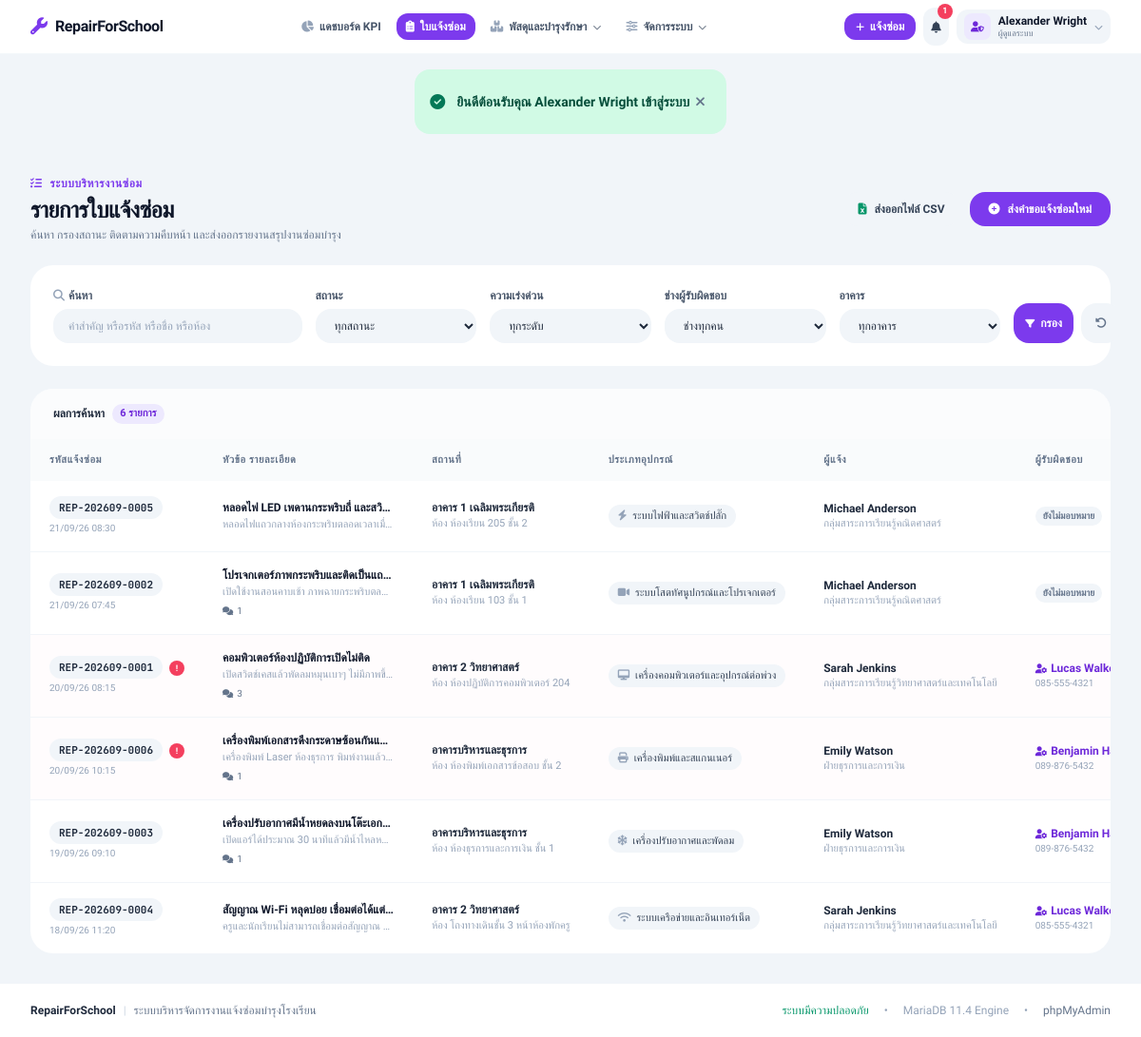
/index.php?page=tickets (signed in), run on the app's committed database.
### tables this page shows
CREATE TABLE `users` (
  `id`            INT UNSIGNED NOT NULL AUTO_INCREMENT,
  `username`      VARCHAR(50)  NOT NULL UNIQUE,
  `email`         VARCHAR(100) NOT NULL UNIQUE,
  `password_hash` VARCHAR(255) NOT NULL,
  `full_name`     VARCHAR(100) NOT NULL,
  `role`          ENUM('admin', 'teacher', 'technician') NOT NULL DEFAULT 'teacher',
  `department`    VARCHAR(100) DEFAULT NULL COMMENT 'กลุ่มสาระฯ / ฝ่ายงาน',
  `phone`         VARCHAR(20)  DEFAULT NULL,
  `is_active`     TINYINT(1)   NOT NULL DEFAULT 1,
  `created_at`    TIMESTAMP    NOT NULL DEFAULT CURRENT_TIMESTAMP,
  `updated_at`    TIMESTAMP    NOT NULL DEFAULT CURRENT_TIMESTAMP ON UPDATE CURRENT_TIMESTAMP,
  PRIMARY KEY (`id`),
  INDEX `idx_role` (`role`),
  INDEX `idx_is_active` (`is_active`)
);

CREATE TABLE `repair_tickets` (
  `id`                  INT UNSIGNED NOT NULL AUTO_INCREMENT,
  `ticket_no`           VARCHAR(30)  NOT NULL UNIQUE,
  `member_id`           INT UNSIGNED NOT NULL COMMENT 'ครู/บุคลากรผู้แจ้ง',
  `technician_id`       INT UNSIGNED DEFAULT NULL COMMENT 'ช่างผู้รับผิดชอบ (Admin กำหนด)',
  `equipment_type_id`   INT UNSIGNED NOT NULL COMMENT 'ประเภทอุปกรณ์/ปัญหา',
  `asset_id`            INT UNSIGNED DEFAULT NULL COMMENT 'ครุภัณฑ์ที่เชื่อมโยง (System A)',
  `title`               VARCHAR(150) NOT NULL COMMENT 'หัวข้อปัญหา',
  `description`         TEXT         NOT NULL COMMENT 'รายละเอียดปัญหา',
  `building`            VARCHAR(100) NOT NULL COMMENT 'อาคาร',
  `room`                VARCHAR(80)  NOT NULL COMMENT 'ห้อง/จุดติดตั้ง',
  `status`              ENUM('pending', 'in_process', 'completed') NOT NULL DEFAULT 'pending',
  `priority`            ENUM('low', 'normal', 'high', 'urgent')    NOT NULL DEFAULT 'normal',
  `due_date`            DATE         DEFAULT NULL COMMENT 'กำหนดวันเสร็จ (Admin ระบุ)',
  `technician_note`     TEXT         DEFAULT NULL COMMENT 'บันทึกผลการแก้ไขของช่าง',
  `repair_cost`         DECIMAL(10,2) NOT NULL DEFAULT 0.00 COMMENT 'ค่าใช้จ่ายในการซ่อม (บาท)',
  `cost_description`    TEXT         DEFAULT NULL COMMENT 'รายละเอียดค่าใช้จ่าย/รายการอะไหล่',
  `rating`              TINYINT UNSIGNED DEFAULT NULL COMMENT 'คะแนนความพึงพอใจ 1-5 (System B)',
  `rating_comment`      TEXT         DEFAULT NULL,
  `accepted_at`         DATETIME     DEFAULT NULL,
  `accepted_by_user_id` INT UNSIGNED DEFAULT NULL,
  `rework_count`        INT UNSIGNED NOT NULL DEFAULT 0,
  `assigned_at`         DATETIME     DEFAULT NULL,
  `completed_at`        DATETIME     DEFAULT NULL,
  `created_at`          TIMESTAMP    NOT NULL DEFAULT CURRENT_TIMESTAMP,
  `updated_at`          TIMESTAMP    NOT NULL DEFAULT CURRENT_TIMESTAMP ON UPDATE CURRENT_TIMESTAMP,
  PRIMARY KEY (`id`),
  KEY `fk_ticket_member`     (`member_id`),
  KEY `fk_ticket_technician` (`technician_id`),
  KEY `fk_ticket_equip`      (`equipment_type_id`),
  KEY `fk_ticket_asset`      (`asset_id`),
  KEY `fk_ticket_acceptor`   (`accepted_by_user_id`),
  KEY `idx_status`           (`status`),
  KEY `idx_priority`         (`priority`),
  KEY `idx_due_date`         (`due_date`),
  CONSTRAINT `fk_ticket_member`     FOREIGN KEY (`member_id`)           REFERENCES `users` (`id`) ON DELETE RESTRICT,
  CONSTRAINT `fk_ticket_technician` FOREIGN KEY (`technician_id`)       REFERENCES `users` (`id`) ON DELETE SET NULL,
  CONSTRAINT `fk_ticket_equip`      FOREIGN KEY (`equipment_type_id`)   REFERENCES `equipment_types` (`id`) ON DELETE RESTRICT,
  CONSTRAINT `fk_ticket_asset`      FOREIGN KEY (`asset_id`)            REFERENCES `assets` (`id`) ON DELETE SET NULL,
  CONSTRAINT `fk_ticket_acceptor`   FOREIGN KEY (`accepted_by_user_id`) REFERENCES `users` (`id`) ON DELETE SET NULL
);

CREATE TABLE `equipment_types` (
  `id`          INT UNSIGNED NOT NULL AUTO_INCREMENT,
  `name`        VARCHAR(100) NOT NULL UNIQUE,
  `icon`        VARCHAR(50)  NOT NULL DEFAULT 'fa-solid fa-wrench',
  `description` VARCHAR(255) DEFAULT NULL,
  `created_at`  TIMESTAMP    NOT NULL DEFAULT CURRENT_TIMESTAMP,
  PRIMARY KEY (`id`)
);

### pages/tickets/index.php (the view, shortened to what the rows shown need)
<?php
require_once __DIR__ . '/../layout/header.php';
?>
<div class="max-w-7xl mx-auto px-4 sm:px-6 lg:px-8 py-8 space-y-6">
  <div class="flex flex-col md:flex-row md:items-center md:justify-between gap-4">
    <div>
      <h1 class="text-2xl font-black text-slate-900 tracking-tight font-display">รายการใบแจ้งซ่อม</h1>
    </div>
  </div>
  <div class="bg-white rounded-3xl overflow-hidden">
    <div class="hidden sm:block overflow-x-auto">
      <table class="w-full text-left text-xs">
        <thead class="bg-slate-50/80 text-slate-500 font-bold uppercase tracking-wider text-[11px]">
          <tr>
            <th class="px-5 py-3.5">รหัสแจ้งซ่อม</th>
            <th class="px-5 py-3.5">หัวข้อ รายละเอียด</th>
            <th class="px-5 py-3.5">สถานที่</th>
            <th class="px-5 py-3.5">ประเภทอุปกรณ์</th>
            <th class="px-5 py-3.5">ผู้แจ้ง</th>
            <th class="px-5 py-3.5">ผู้รับผิดชอบ</th>
          </tr>
        </thead>
        <tbody class="divide-y divide-slate-100 text-slate-700">
          <?php if (empty($tickets)): ?>
            <tr>
              <td colspan="10" class="px-6 py-12 text-center text-slate-400">
                <i class="fa-regular fa-folder-open text-3xl mb-2 text-slate-300" aria-hidden="true"></i>
                <p class="font-bold">ไม่พบข้อมูลใบแจ้งซ่อมตามเงื่อนไขที่ระบุ</p>
                <a href="index.php?page=tickets" class="inline-block mt-2 text-violet-600 hover:underline text-xs font-bold">ล้างตัวกรองทั้งหมด</a>
              </td>
            </tr>
          <?php else: ?>
            <?php foreach ($tickets as $t): ?>
              <?php
                $isOverdue = (!empty($t['due_date']) && $t['status'] !== 'completed' && $t['due_date'] < date('Y-m-d'));
              ?>
              <tr class="hover:bg-slate-50/70 transition-colors <?= $isOverdue ? 'bg-rose-50/20' : '' ?>">
                <td class="px-5 py-4 whitespace-nowrap">
                  <span class="inline-flex items-center px-2.5 py-1 rounded-xl bg-slate-100 text-slate-800 font-mono text-[11px] font-bold tabular-nums">
                    <?= htmlspecialchars($t['ticket_no']) ?>
                  </span>
                  <?php if ($isOverdue): ?>
                    <span class="inline-flex items-center justify-center w-4 h-4 rounded-full bg-rose-500 text-white text-[9px] ml-1 font-bold" title="เกินกำหนด">!</span>
                  <?php endif; ?>
                  <div class="text-slate-400 text-[10px] mt-0.5 tabular-nums">
                    <?= date('d/m/y H:i', strtotime($t['created_at'])) ?>
                  </div>
                </td>
                <td class="px-5 py-4 max-w-[220px]">
                  <a href="index.php?page=tickets-show&id=<?= $t['id'] ?>" class="font-bold text-slate-900 hover:text-violet-600 block truncate transition-colors focus:outline-none focus-visible:underline">
                    <?= htmlspecialchars($t['title']) ?>
                  </a>
                  <span class="text-[11px] text-slate-400 block truncate mt-0.5">
                    <?= htmlspecialchars($t['description']) ?>
                  </span>
                  <?php if ((int)$t['image_count'] > 0 || (int)$t['comment_count'] > 0): ?>
                    <div class="flex items-center gap-2 mt-1 text-[10px]">
                      <?php if ((int)$t['comment_count'] > 0): ?>
                        <span class="text-slate-500 flex items-center gap-1">
                          <i class="fa-solid fa-comments text-[9px]" aria-hidden="true"></i>
                          <span class="tabular-nums"><?= $t['comment_count'] ?></span>
                        </span>
                      <?php endif; ?>
                    </div>
                  <?php endif; ?>
                </td>
                <td class="px-5 py-4 whitespace-nowrap">
                  <strong class="text-slate-800 block"><?= htmlspecialchars($t['building']) ?></strong>
                  <span class="text-[11px] text-slate-400">ห้อง <?= htmlspecialchars($t['room']) ?></span>
                </td>
                <td class="px-5 py-4 whitespace-nowrap">
                  <span class="inline-flex items-center gap-1.5 px-2.5 py-1 rounded-xl bg-slate-100 text-slate-700 text-[11px] font-medium">
                    <i class="<?= htmlspecialchars($t['equipment_icon'] ?? 'fa-solid fa-wrench') ?> text-slate-400" aria-hidden="true"></i>
                    <span><?= htmlspecialchars($t['equipment_name']) ?></span>
                  </span>
                </td>
                <td class="px-5 py-4 whitespace-nowrap">
                  <div class="font-bold text-slate-800"><?= htmlspecialchars($t['member_name']) ?></div>
                  <div class="text-[11px] text-slate-400"><?= htmlspecialchars($t['member_department'] ?? '') ?></div>
                </td>
                <td class="px-5 py-4 whitespace-nowrap">
                  <?php if (!empty($t['technician_name'])): ?>
                    <div class="font-bold text-violet-700 flex items-center gap-1">
                      <i class="fa-solid fa-user-gear text-[10px]" aria-hidden="true"></i>
                      <span><?= htmlspecialchars($t['technician_name']) ?></span>
                    </div>
                    <div class="text-[10px] text-slate-400 tabular-nums"><?= htmlspecialchars($t['technician_phone'] ?? '') ?></div>
                  <?php else: ?>
                    <span class="inline-flex items-center px-2 py-0.5 rounded-xl bg-slate-100 text-slate-500 text-[10px] font-semibold">
                      ยังไม่มอบหมาย
                    </span>
                  <?php endif; ?>
                </td>
              </tr>
            <?php endforeach; ?>
          <?php endif; ?>
        </tbody>
      </table>
    </div>
  </div>
</div>
<?php
require_once __DIR__ . '/../layout/footer.php';
?>

### pages/layout/header.php (shortened to what the rows shown need)
<?php
$currentUser = Auth::user();
$currentRole = Auth::role();
$unreadNotifCount = 0;
if (Auth::check()) {
    $unreadNotifCount = Notification::countUnreadByUser((int)Auth::id());
}
?>
<!doctype html>
<html lang="th" class="h-full">
<head>
  <script src="https://cdn.tailwindcss.com"></script>
  <link rel="stylesheet" href="https://cdnjs.cloudflare.com/ajax/libs/font-awesome/6.5.2/css/all.min.css" />
  <link href="assets/css/app.css" rel="stylesheet">
</head>
<body class="bg-slate-100 text-slate-800 antialiased flex flex-col min-h-[100dvh]">
<header class="sticky top-0 z-40 w-full bg-white text-slate-800 transition-all border-b border-slate-100/80">
  <div class="max-w-[1440px] mx-auto px-4 sm:px-6 lg:px-8">
    <div class="flex items-center justify-between h-14 gap-2">
      <div class="flex items-center gap-2">
        <?php if (Auth::check()): ?>
          <?php if (!Auth::isTeacher()): ?>
            <a href="index.php?page=tickets-create" class="hidden sm:inline-flex items-center gap-1.5 px-3 py-1.5 rounded-xl bg-violet-600 hover:bg-violet-700 text-white text-xs font-bold transition-all active:scale-95 shadow-none">
              <i class="fa-solid fa-plus text-[10px]" aria-hidden="true"></i>
              <span>แจ้งซ่อม</span>
            </a>
          <?php endif; ?>
          <div class="relative" id="notificationMenuWrapper">
            <button
              type="button"
              id="notificationMenuButton"
              onclick="toggleNotificationDropdown()"
              aria-haspopup="true"
              aria-expanded="false"
              aria-label="การแจ้งเตือน"
              class="relative p-2 rounded-xl bg-slate-100 hover:bg-slate-200 text-slate-700 hover:text-slate-900 transition-all focus:outline-none"
            >
              <i class="fa-solid fa-bell text-xs" aria-hidden="true"></i>
              <?php if ($unreadNotifCount > 0): ?>
                <span class="absolute -top-1 -right-1 min-w-[16px] h-[16px] px-1 rounded-full bg-rose-500 text-white text-[9px] font-black flex items-center justify-center tabular-nums">
                  <?= $unreadNotifCount > 9 ? '9+' : $unreadNotifCount ?>
                </span>
              <?php endif; ?>
            </button>
          </div>
          <div class="relative" id="userMenuWrapper">
            <button
              type="button"
              id="userMenuButton"
              onclick="toggleUserDropdown()"
              aria-haspopup="true"
              aria-expanded="false"
              aria-label="เมนูบัญชีผู้ใช้งาน"
              class="flex items-center gap-2 py-1 px-2 rounded-xl bg-slate-100 hover:bg-slate-200 text-left transition-all focus:outline-none"
            >
              <div class="w-7 h-7 rounded-lg bg-violet-100 text-violet-700 flex items-center justify-center text-[11px] font-bold flex-shrink-0">
                <i class="fa-solid <?= match ($currentRole) {
                  'admin' => 'fa-user-shield',
                  'technician' => 'fa-user-gear',
                  'teacher' => 'fa-user-tie',
                  default => 'fa-user'
                } ?>" aria-hidden="true"></i>
              </div>
              <div class="hidden sm:block">
                <div class="text-xs font-bold text-slate-900 leading-tight max-w-[110px] xl:max-w-[140px] truncate"><?= htmlspecialchars($currentUser->full_name ?? '') ?></div>
                <div class="text-[9px] text-slate-500 font-medium leading-tight">
                  <?= match ($currentRole) {
                    'admin' => 'ผู้ดูแลระบบ',
                    'technician' => 'ช่างเทคนิค',
                    'teacher' => 'ครูและบุคลากร',
                    default => 'ผู้ใช้งาน'
                  } ?>
                </div>
              </div>
              <i class="fa-solid fa-chevron-down text-[9px] text-slate-400" aria-hidden="true"></i>
            </button>
          </div>
        <?php endif; ?>
      </div>
    </div>
  </div>
</header>
<main id="main-content" class="flex-grow">

### data on the page
users: full_name "Alexander Wright"
repair_tickets: ticket_no "REP-202609-0005", created_at "21/09/26 08:30", title "หลอดไฟ LED เพดานกระพริบถี่ และสวิ…", description "หลอดไฟแถวกลางห้องกระพริบตลอดเวลาเมื่…", building "อาคาร 1 เฉลิมพระเกียรติ", room "ห้องเรียน 205 ชั้น 2", equipment_type.name "ระบบไฟฟ้าและสวิตช์ปลั๊ก", member.full_name "Michael Anderson", member.department "กลุ่มสาระการเรียนรู้คณิตศาสตร์", shows "ยังไม่มอบหมาย"
repair_tickets: ticket_no "REP-202609-0002", created_at "21/09/26 07:45", title "โปรเจกเตอร์ภาพกระพริบและติดเป็นแถ…", description "เปิดใช้งานสอนคาบเช้า ภาพฉายกระพริบตล…", comment_count "1", building "อาคาร 1 เฉลิมพระเกียรติ", room "ห้องเรียน 103 ชั้น 1", equipment_type.name "ระบบโสตทัศนูปกรณ์และโปรเจกเตอร์", member.full_name "Michael Anderson", member.department "กลุ่มสาระการเรียนรู้คณิตศาสตร์", shows "ยังไม่มอบหมาย"
repair_tickets: ticket_no "REP-202609-0001", created_at "20/09/26 08:15", title "คอมพิวเตอร์ห้องปฏิบัติการเปิดไม่ติด", description "เปิดสวิตช์เคสแล้วพัดลมหมุนเบาๆ ไม่มีภาพขึ้…", comment_count "3", building "อาคาร 2 วิทยาศาสตร์", room "ห้องปฏิบัติการคอมพิวเตอร์ 204", equipment_type.name "เครื่องคอมพิวเตอร์และอุปกรณ์ต่อพ่วง", member.full_name "Sarah Jenkins", member.department "กลุ่มสาระการเรียนรู้วิทยาศาสตร์และเทคโนโลยี", technician.full_name "Lucas…", technician.phone "085-555-4321"
repair_tickets: ticket_no "REP-202609-0006", created_at "20/09/26 10:15", title "เครื่องพิมพ์เอกสารดึงกระดาษซ้อนกันแ…", description "เครื่องพิมพ์ Laser ห้องธุรการ พิมพ์งานแล้ว…", comment_count "1", building "อาคารบริหารและธุรการ", room "ห้องพิมพ์เอกสารข้อสอบ ชั้น 2", equipment_type.name "เครื่องพิมพ์และสแกนเนอร์", member.full_name "Emily Watson", member.department "ฝ่ายธุรการและการเงิน", technician.full_name "Benjamin…", technician.phone "089-876-5432"
repair_tickets: ticket_no "REP-202609-0003", created_at "19/09/26 09:10", title "เครื่องปรับอากาศมีน้ำหยดลงบนโต๊ะเอก…", description "เปิดแอร์ได้ประมาณ 30 นาทีแล้วมีน้ำไหลห…", comment_count "1", building "อาคารบริหารและธุรการ", room "ห้องธุรการและการเงิน ชั้น 1", equipment_type.name "เครื่องปรับอากาศและพัดลม", member.full_name "Emily Watson", member.department "ฝ่ายธุรการและการเงิน", technician.full_name "Benjamin…", technician.phone "089-876-5432"
repair_tickets: ticket_no "REP-202609-0004", created_at "18/09/26 11:20", title "สัญญาณ Wi-Fi หลุดบ่อย เชื่อมต่อได้แต่…", description "ครูและนักเรียนไม่สามารถเชื่อมต่อสัญญาณ…", building "อาคาร 2 วิทยาศาสตร์", room "โถงทางเดินชั้น 3 หน้าห้องพักครู", equipment_type.name "ระบบเครือข่ายและอินเทอร์เน็ต", member.full_name "Sarah Jenkins", member.department "กลุ่มสาระการเรียนรู้วิทยาศาสตร์และเทคโนโลยี", technician.full_name "Lucas…", technician.phone "085-555-4321"

### other printed values
$unreadNotifCount "1"
$msg "ยินดีต้อนรับคุณ Alexander Wright เข้าสู่ระบบ"
count($tickets) "6"
